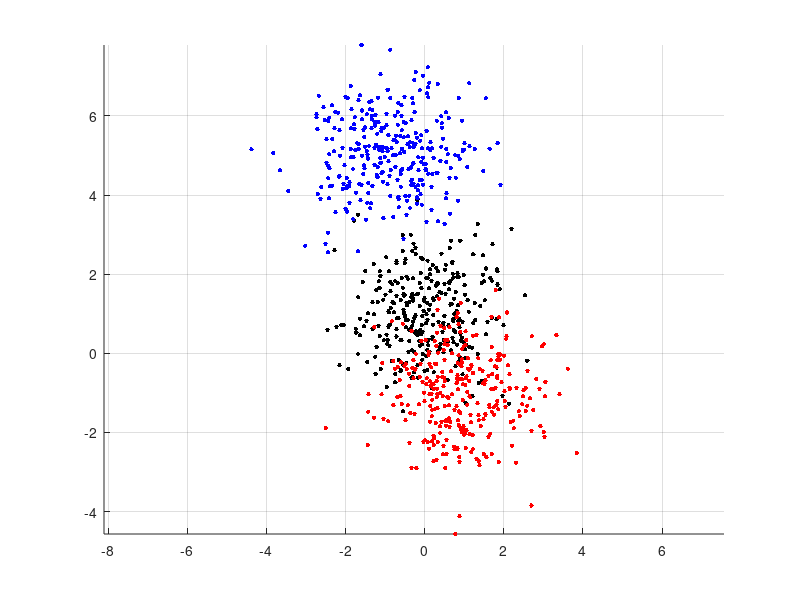

Reproduce this figure in MATLAB.
close all
clear all
clc

r = @(k, len) randn(len,1) + k;

a = [r(0,300) r(1,300)]; b = [r(1,300) r(-1,300)]; c = [r(-1,300) r(5,300)];

figure
hold on

plot(a(:,1), a(:,2), 'k.', 'MarkerSize', 10)
plot(b(:,1), b(:,2), 'r.', 'MarkerSize', 10)
plot(c(:,1), c(:,2), 'b.', 'MarkerSize', 10)

axis equal
grid on

header = sprintf('%s\n%s\n%s\n%s\n%s', '@RELATION wekaFile', ...
    '@ATTRIBUTE x1 NUMERIC', ...
    '@ATTRIBUTE x2 NUMERIC', ...
    '@ATTRIBUTE class {1,2,3}', ...
    '@DATA');

% diary MyWekaFile.arff
% 
%     disp(header)
%     for i = 1 : 300
%         fprintf('%.4f %.4f %s\n', a(i, 1), a(i, 2), '1');
%         fprintf('%.4f %.4f %s\n', b(i, 1), b(i, 2), '2');
%         fprintf('%.4f %.4f %s\n', c(i, 1), c(i, 2), '3');
%     end
% 
% diary off


